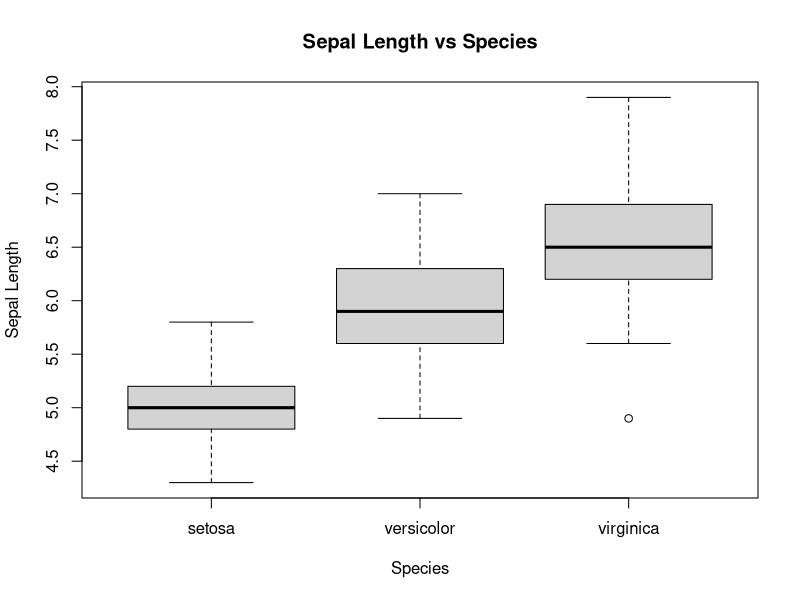
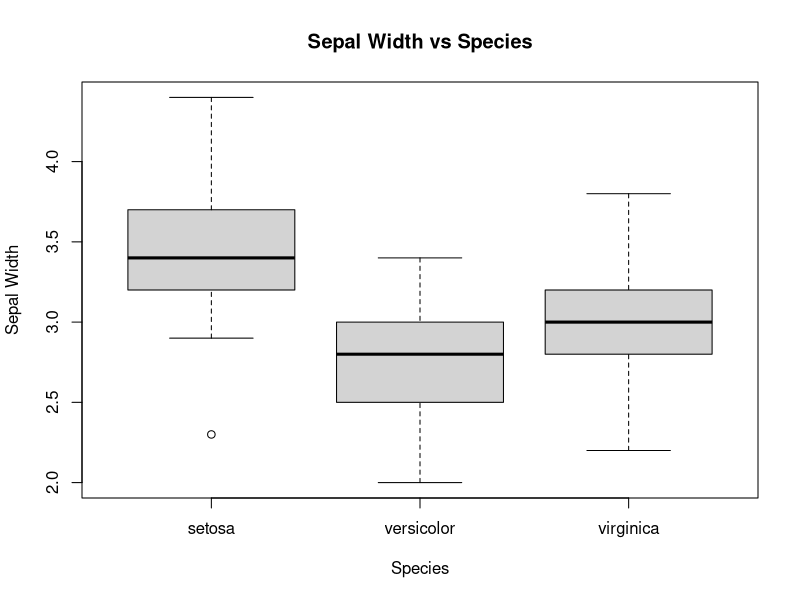
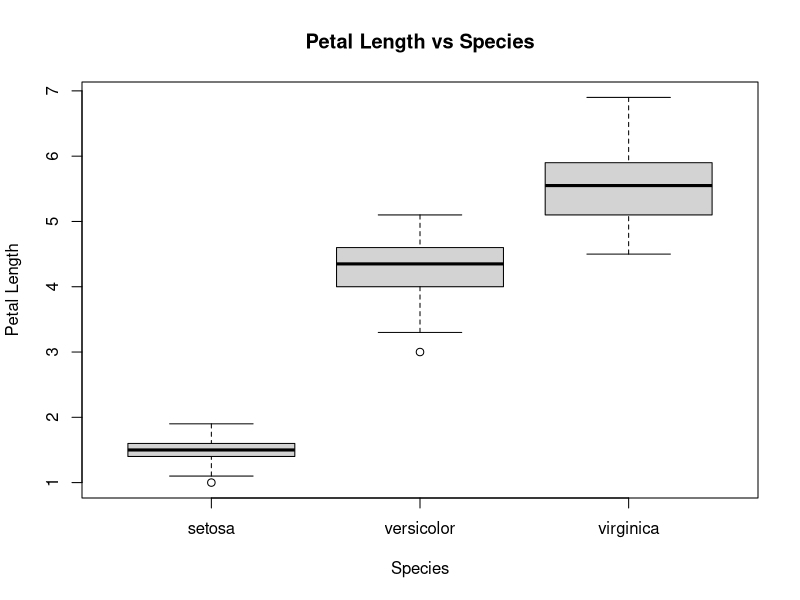
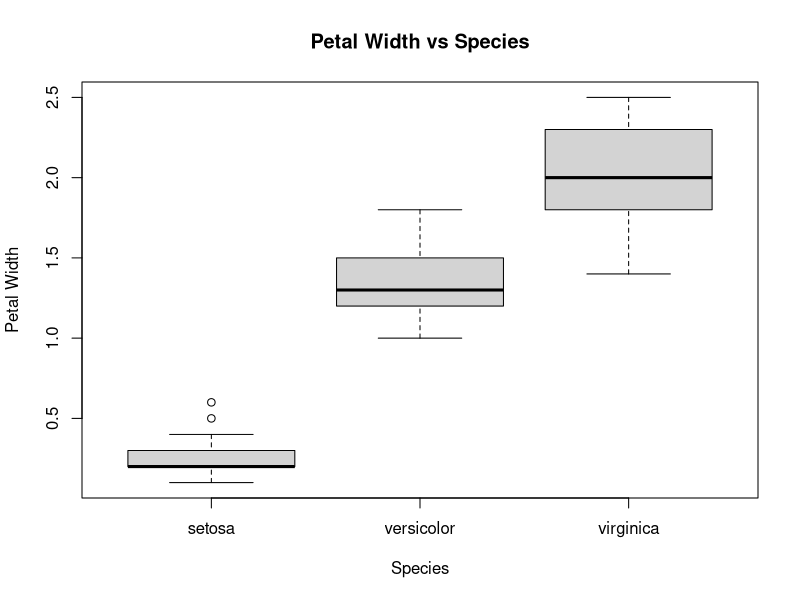

These figures' R source, in order:
boxplot(Sepal.Length~Species, data=iris, main="Sepal Length vs Species", ylab="Sepal Length")
boxplot(Sepal.Width~Species, data=iris, main="Sepal Width vs Species", ylab="Sepal Width")
boxplot(Petal.Length~Species, data=iris, main="Petal Length vs Species", ylab="Petal Length")
boxplot(Petal.Width~Species, data=iris, main="Petal Width vs Species", ylab="Petal Width") 